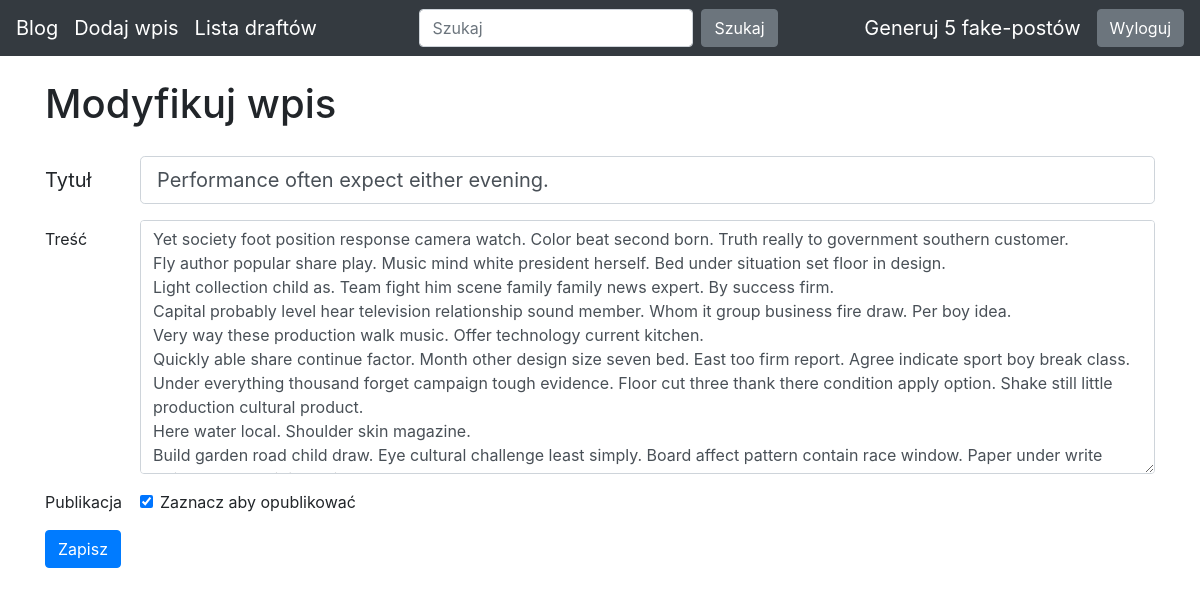
The app's page /edit-post/3 (signed in), older data.
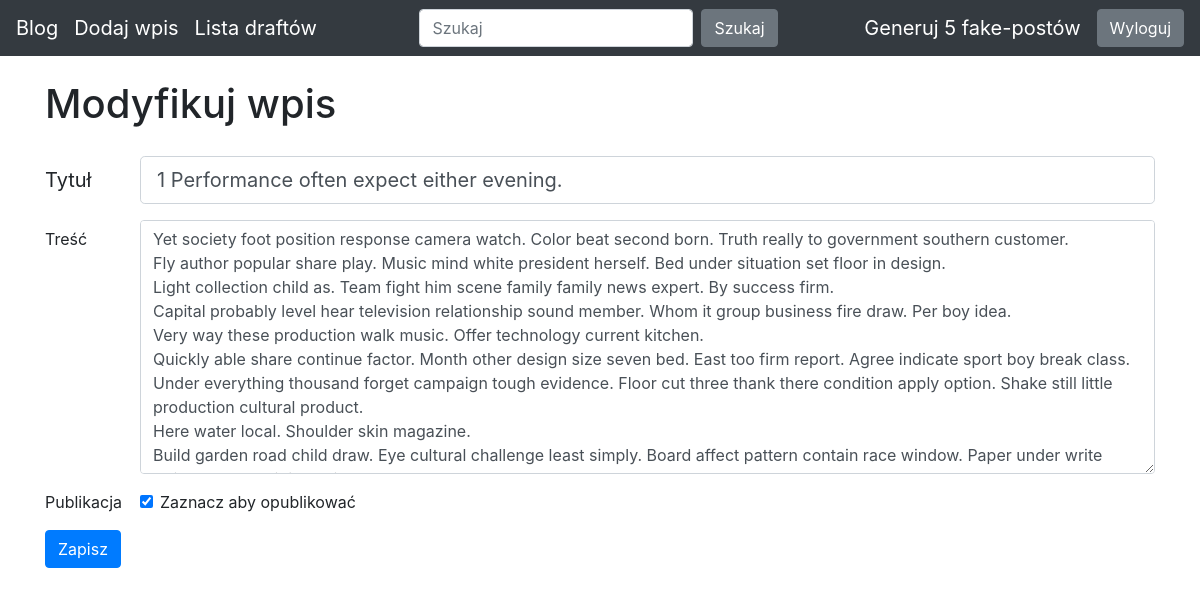
The same page, newer data.
### blog/models.py (models this page shows)
class Entry(db.Model):
    id = db.Column(db.Integer, primary_key=True)
    title = db.Column(db.String(80), nullable=False)
    body = db.Column(db.Text, nullable=False)
    pub_date = db.Column(db.DateTime, nullable=False, default=datetime.datetime.utcnow)
    is_published = db.Column(db.Boolean, default=False)

### blog/routes.py (the view, shortened to what this page needs)
@app.route("/add-post/", methods=["GET", "POST"])
@app.route("/edit-post/<int:entry_id>", methods=["GET", "POST"])
@login_required
def add_mod_post(entry_id=None):
    errors = None
    if not entry_id:
        action = "Dodaj nowy"
        form = form = EntryForm()
    else:
        action = "Modyfikuj"
        entry = Entry.query.filter_by(id=entry_id).first_or_404()
        form = EntryForm(obj=entry)
    return render_template("post.html", form=form, errors=errors, action=action)

### blog/forms.py
class EntryForm(FlaskForm):
    title = StringField("title", validators=[DataRequired()])
    body = TextAreaField("body", validators=[DataRequired()])
    is_published = BooleanField("is_published", default=False)

### blog/routes.py (called while the page is built)
def login_required(view_func):
    @functools.wraps(view_func)
    def check_permissions(*args, **kwargs):
        if session.get("logged_in"):
            return view_func(*args, **kwargs)
        return redirect(url_for("login", next=request.path))
    return check_permissions

### blog/templates/post.html (shortened to what this page needs)
{% extends "base.html" %}
{% block content %}
<h1 style="padding-bottom: 20px;">{{ action }} wpis</h1>
<form action="" method="POST">
    <div class="form-group row">
        <label for="title" class="col-sm-1 col-form-label col-form-label-lg">Tytuł</label>
        <div class="col-sm-11">
            {{ form.title(class_="form-control form-control-lg", placeholder="Wpisz tytuł posta") }}
        </div>
    </div>
    <div class="form-group row">
        <label for="body" class="col-sm-1 col-form-label">Treść</label>
        <div class="col-sm-11" >
            {{ form.body(class_="form-control", placeholder="Podaj treści posta", rows="10") }}
        </div>
    </div>
    <div class="form-group row">
        <div class="col-sm-1">Publikacja</div>
        <div class="col-sm-11">
            <div class="form-check">
                {{ form.is_published(class_="form-check-input") }}
                <label class="form-check-label" for="is_published">
                Zaznacz aby opublikować
                </label>
            </div>
        </div>
    </div>
    <div class="form-group row">
        <div class="col-sm-10">
            <button type="submit" class="btn btn-primary">Zapisz</button>
        </div>
    </div>
</form>
{% endblock %}

Row changes from the older to the newer data that the page shows:
changed Entry: title "Performance often expect either evening." → "1 Performance often expect either evening."
